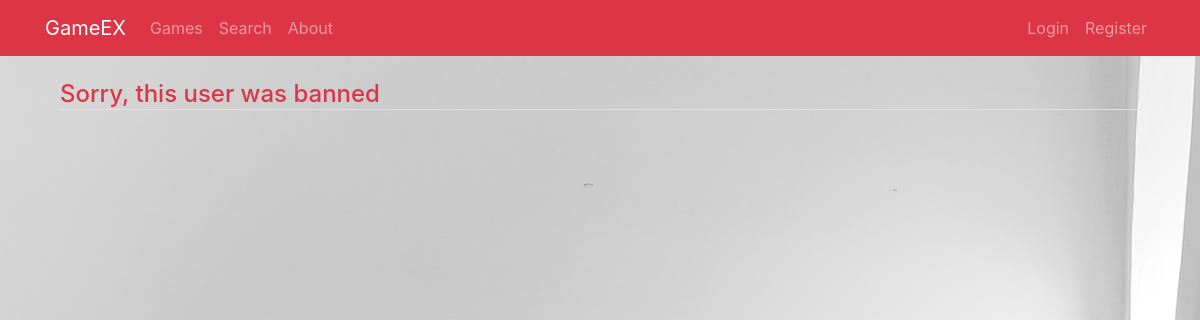
The page /profile/2 on the database as committed earlier.
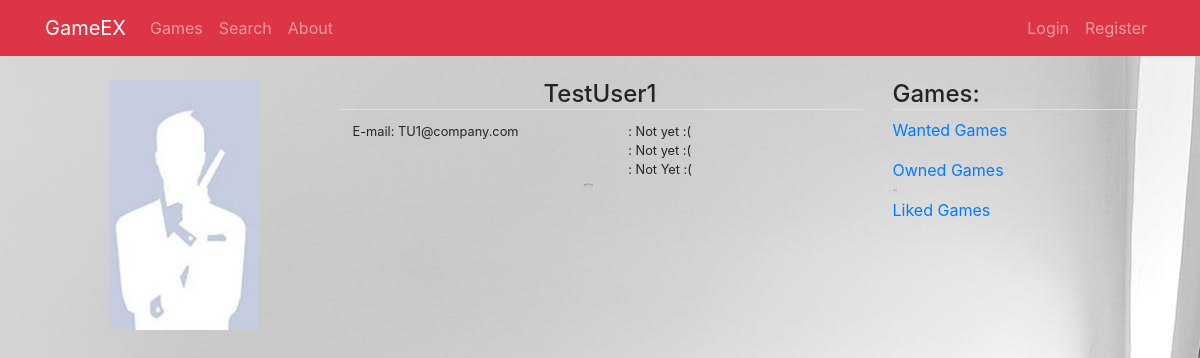
The same page on the database as committed later.
### users/models.py (models this page shows, shortened)
class Profile(models.Model):
	user = models.OneToOneField(User, on_delete=models.CASCADE)
	image = models.ImageField(default='default-profile-image.jpg',
						      upload_to='profile_pics', blank=True)
	vk = models.CharField(max_length=200, null=True, blank=True)
	city = models.ForeignKey(City, on_delete=models.SET_NULL,
							 null=True, blank=True)
	about = models.TextField(null=True, blank=True)
	phone = PhoneNumberField(null=True, blank=True)
	whatsapp = PhoneNumberField(null=True, blank=True)
	telegram = PhoneNumberField(null=True, blank=True)
	ban_commentary = models.TextField(null=True)
	rules = models.CharField(choices=RULES, max_length=1, default='U')
	banned = models.BooleanField(default=False)
	likes = models.ManyToManyField(Game, blank=True)

### users/views.py (the view, shortened to what this page needs)
# urls.py: path('profile/<int:pk>', ProfileDetailView.as_view(), name='profile-view'),
class ProfileDetailView(DetailView):
    model = Profile
    template_name = 'users/profile_view.html'
    def get_context_data(self, **kwargs):
        context = super().get_context_data(**kwargs)
        context['comments'] = UserComment.objects.filter(
            user=self.get_object().user).order_by('-id')
        context['comment_form'] = UserCommentForm
        return context

### users/templates/users/profile_view.html (shortened to what this page needs)
{% extends "gameexch/base.html" %}
{% load crispy_forms_tags %}
{% block content %}
	<div class="row py-4">
		{% if object.banned %}
			<div class="col-12">
				<h4 class="border-bottom text-danger">Sorry, this user was banned</h4>
		{% else %}
			<div class="col-sm-4 col-md-3 text-center">
				<img class="img-fluid gex-image" src="{{ object.image.url }}">
			</div>
			<div class="col-sm-8 col-md-6">
				<h4 class="profile-name border-bottom text-center">{{ object.user.username }}</h4>
				<div class="row mx-auto">
					<div class="col-6 mt-1">
						<small>
							<p class="user-profile-info">E-mail: {{ object.user.email }}</p>
						</small>
					</div>
					<div class="col-6 mt-1">
						<small>
							{% if object.vk %}
								<a href="{{object.vk}}" target="_blank"><p class="user-profile-info"><i class="fab fa-vk fa-lg"></i>: {{object.vk}}</p></a>
							{% else %}
								<p class="user-profile-info"><i class="fab fa-vk fa-lg"></i>: Not yet :(</p>
							{% endif %}
							{% if object.whatsapp %}
								<a href="https://api.whatsapp.com/send?phone={{object.whatsapp}}" target="_blank"><p class="user-profile-info"><i class="fab fa-whatsapp fa-lg"></i>: {{object.whatsapp}}</p></a>
							{% else %}
								<p class="user-profile-info"><i class="fab fa-whatsapp fa-lg"></i>: Not yet :(</p>
							{% endif %}
							{% if object.telegram %}
								<p class="user-profile-info"><i class="fab fa-telegram-plane fa-lg"></i>: {{object.telegram}}</p>
							{% else %}
								<p class="user-profile-info"><i class="fab fa-telegram-plane fa-lg"></i>: Not Yet :(</p>
							{% endif %}
						</small>
					</div>
				</div>
			</div>
			<div class="col-sm-8 col-md-3">
				<h4 class="profile-name border-bottom">Games:</h4>
				<p><a href="#">Wanted Games</a></p>
				<p><a href="#">Owned Games</a></p>
				<p><a href="#">Liked Games</a></p>
			</div>
		{% endif %}
	</div>
{% endblock content %}

Rows that differ between the two databases and show on the page:
now on this page (row edited): Profile: image (placeholder picture), user.username "TestUser1", user.email "TU1@company.com"
changed Profile: banned True → False (drawn)
Other text that changed with them:
text no longer shown: "Sorry, this user was banned"
text now shown: "E-mail: : Not yet :( : Not yet :( : Not Yet :( Games: Wanted Games Owned Games Liked Games"
